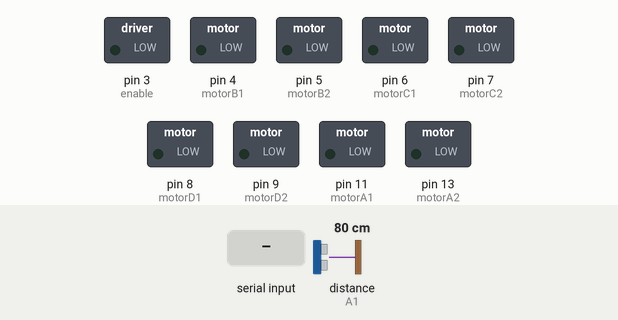
Simulated run of this sketch. Board: Arduino Uno, built with avr-gcc and run on an emulated ATmega328P. Shown: switched loads named in the sketch (green lamp = pin HIGH). The test bench sets the inputs (shaded band); at power-on: distance to the obstacle (sensor on A1) 80 cm. The echo pulse lasts 58.3 µs per cm; pins used as bus, display or sensor lines are not drawn; what the sketch prints to the serial monitor is not drawn.

Above: at 1.2 s.
1.3 s: "1" received over Serial
At 1.9 s:
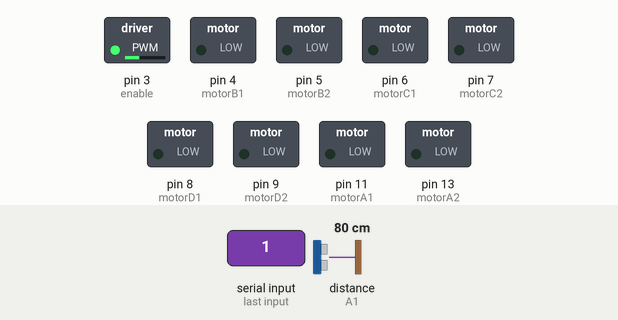
2.8 s: byte 117 ('u') received over Serial
At 3.2 s:
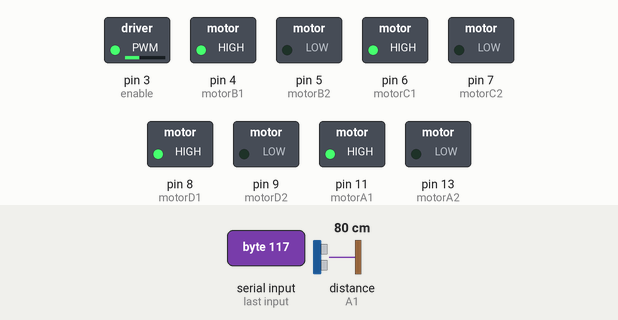
4.3 s: "s" received over Serial
At 5.5 s:
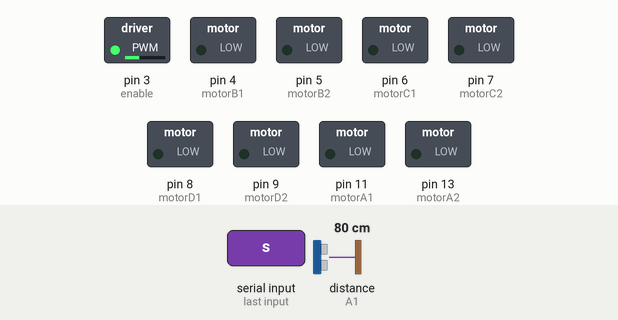
5.8 s: "2" received over Serial
At 6.5 s:
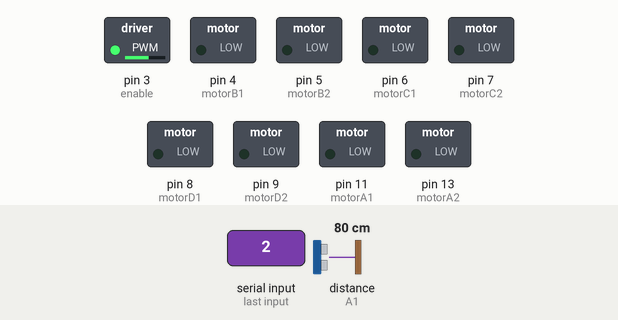
7.3 s: "4" received over Serial
At 7.6 s:
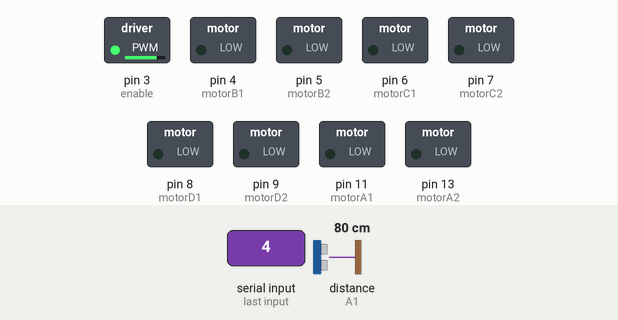
8.8 s: "f" received over Serial
At 10.0 s:
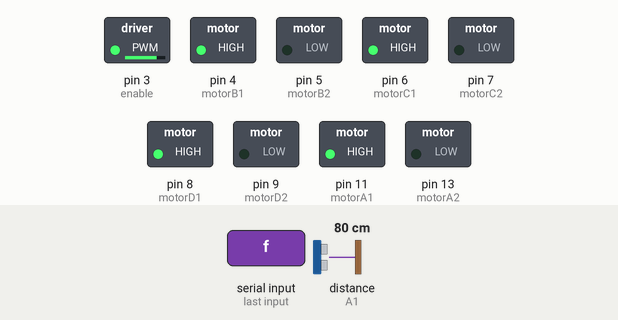
Timing chart, 0 to 11.3 s (numbered marks = the images above; inputs shaded):
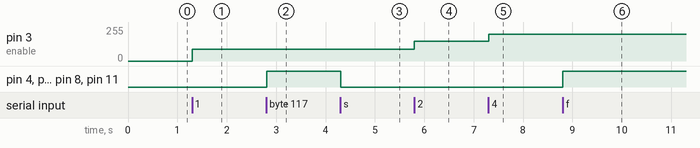

The sketch:

rcCar.ino
```cpp
int motorA1 = 11;
int motorA2 = 13;
int motorB1 = 4;
int motorB2 = 5;
int motorC1 = 6;
int motorC2 = 7;
int motorD1 = 8;
int motorD2 = 9;
int rightSensor = 10;
int middleSensor = 12;
int leftSensor = 2;
int enable= 3;
int Speed =0;
int Reciever =0;
int trig = A0;
int echo = A1;
long duration, distance;
void setup()
{
 Serial.begin(9600);
  pinMode(motorA1,OUTPUT);
  pinMode(motorA2,OUTPUT);
  pinMode(motorB1,OUTPUT);
  pinMode(motorB2,OUTPUT);
  pinMode(motorC1,OUTPUT);
  pinMode(motorC2,OUTPUT);
  pinMode(motorD1,OUTPUT);
  pinMode(motorD2,OUTPUT);
  pinMode(enable,OUTPUT);
  pinMode(rightSensor,INPUT);
  pinMode(middleSensor,INPUT) ;
  pinMode(leftSensor,INPUT);

}
 void forword()
{
  digitalWrite(motorA1,HIGH);
  digitalWrite(motorA2,LOW);
  digitalWrite(motorB1,HIGH);
  digitalWrite(motorB2,LOW);
  digitalWrite(motorC1,HIGH);
  digitalWrite(motorC2,LOW);
  digitalWrite(motorD1,HIGH);
  digitalWrite(motorD2,LOW);

 }


 void turn_left()
 {
  digitalWrite(motorA1,HIGH);
  digitalWrite(motorA2,LOW);
  digitalWrite(motorB1,HIGH);
  digitalWrite(motorB2,LOW);
  digitalWrite(motorC1,LOW);
  digitalWrite(motorC2,HIGH);
  digitalWrite(motorD1,LOW);
  digitalWrite(motorD2,HIGH);
 }

 void turn_right()
 {
   digitalWrite(motorA1,LOW);
   digitalWrite(motorA2,HIGH);
   digitalWrite(motorB1,LOW);
   digitalWrite(motorB2,HIGH);
   digitalWrite(motorC1,HIGH);
   digitalWrite(motorC2,LOW);
   digitalWrite(motorD1,HIGH);
   digitalWrite(motorD2,LOW);
 }
void Stop()
 {
   digitalWrite(motorA1,LOW);
   digitalWrite(motorA2,LOW);
   digitalWrite(motorB1,LOW);
   digitalWrite(motorB2,LOW);
   digitalWrite(motorC1,LOW);
   digitalWrite(motorC2,LOW);
   digitalWrite(motorD1,LOW);
   digitalWrite(motorD2,LOW);
 }
void speedv ( int Speed )
{
  analogWrite (enable,Speed);

 }
 void backword()
{
  digitalWrite(motorA1,LOW);
  digitalWrite(motorA2,HIGH);
  digitalWrite(motorB1,LOW);
  digitalWrite(motorB2,HIGH);
  digitalWrite(motorC1,LOW);
  digitalWrite(motorC2,HIGH);
  digitalWrite(motorD1,LOW);
  digitalWrite(motorD2,HIGH);
}


 void loop()
 {
   if(Serial.available() > 0)
  {
   Reciever = Serial.read();
    Serial.print( Reciever);
    if (Reciever == '1' )
   {
      speedv (90);
    }
   else if (Reciever == '2' )
    {
     speedv(150);
    }
    else if (Reciever == '3' )
    {
     speedv(180);
    }
   else if (Reciever == '4' )
    {
      speedv(200);
    }
    else if (Reciever == '5' )
    {
     speedv(255);
    }
   else if(Reciever == 'f')
    {

      forword();

    }
    else if(Reciever == 'b')
    {
      backword();

    }
    else if(Reciever == 'l')
    {
       turn_left();

    }
     else if(Reciever == 'r')
    {
       turn_right( );

    }
    else if(Reciever == 's')
    {
      Stop();

    }


     else if (Reciever == 'z')
  {
   while ( Reciever == 'z' )
    {


      int a =digitalRead(rightSensor);
int b =digitalRead(middleSensor);
int c = digitalRead(leftSensor);

  if (a==0&&b==1&&c==0) // forword

     {
      forword();
      if (a==1&&b==1&&c==1)
      forword();
         if (a==0&&b==0&&c==0)
      forword();

     }
 else if (a==1&&b==0&&c==0) // turn right
     {

      turn_right();
      if (a==1&&b==1&&c==1)
      turn_right();
       if (a==0&&b==0&&c==0)
      turn_right();

     }
  else if (a==1&&b==1&&c==0)  // turn right
     {
      turn_right();
      if (a==1&&b==1&&c==1)
       turn_right();
       if (a==0&&b==0&&c==0)
       turn_right();
     }
  else if (a==0&&b==0&&c==1) // turn left

      {
      turn_left();
      if (a==1&&b==1&&c==1)
        turn_left();
         if (a==0&&b==0&&c==0)
        turn_left();

      }


  else if (a==0&&b==1&&c==1) // turn left
     {
      turn_left();

      if (a==1&&b==1&&c==1)
      turn_left();

      if (a==0&&b==0&&c==0)
      turn_left();

     }
      if(Serial.available() > 0)
    { Reciever = Serial.read();
    Serial.print( Reciever);


    if ( Reciever == 's' )
    { Stop();
    break;
    }}

}
  }

 else if ( Reciever == 'u' )
 {
  //  ultrasonic

while( Reciever == 'u' )
 { analogWrite(trig , 0);
  delayMicroseconds(2);
  analogWrite(trig , 255);
  delayMicroseconds( 10);
  analogWrite(trig , 0 );

  duration = pulseIn(echo,255);
  distance = (duration/2)/29 ;
  Serial.print(distance);
  Serial.println("CM");

  if (distance < 20 )
    turn_right();

  if (distance > 20 )

    forword();
       if(Serial.available() > 0)
    { Reciever = Serial.read();
    Serial.print( Reciever);


    if ( Reciever == 's' )
    { Stop();
    break;
    }}

  }
 }
 }
 }
```

Measured:
- after the input at 1.3 s, pin 3 (enable): 0/255 → 90/255 at once
- after the input at 2.8 s, pin 4 (motorB1), pin 6 (motorC1), pin 8 (motorD1), pin 11 (motorA1): LOW → HIGH at once
- after the input at 4.3 s, pin 4 (motorB1), pin 6 (motorC1), pin 8 (motorD1), pin 11 (motorA1): HIGH → LOW at once
- after the input at 5.8 s, pin 3 (enable): 90/255 → 150/255 at once
- after the input at 7.3 s, pin 3 (enable): 150/255 → 200/255 at once
- after the input at 8.8 s, pin 4 (motorB1), pin 6 (motorC1), pin 8 (motorD1), pin 11 (motorA1): LOW → HIGH at once
